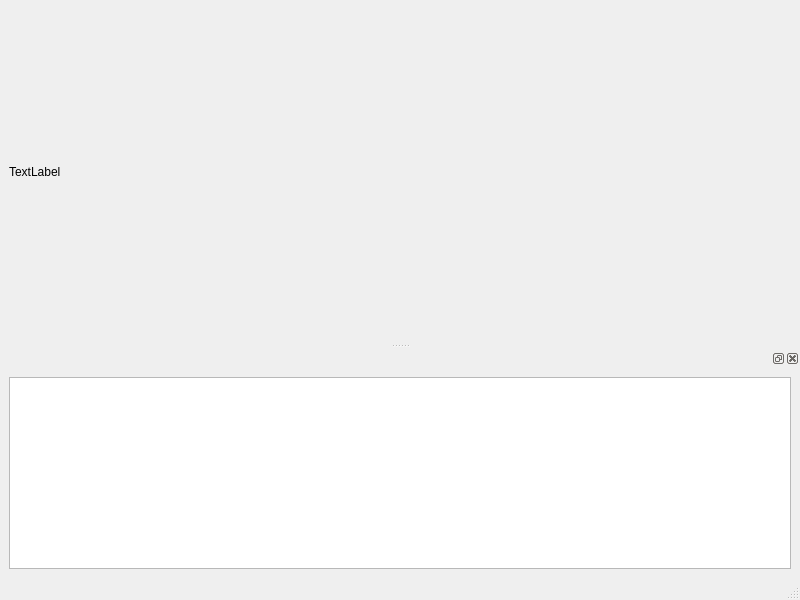
<?xml version="1.0" encoding="UTF-8"?>
<ui version="4.0">
 <class>MainWindow</class>
 <widget class="QMainWindow" name="MainWindow">
  <property name="geometry">
   <rect>
    <x>0</x>
    <y>0</y>
    <width>800</width>
    <height>600</height>
   </rect>
  </property>
  <property name="windowTitle">
   <string>MainWindow</string>
  </property>
  <property name="iconSize">
   <size>
    <width>48</width>
    <height>48</height>
   </size>
  </property>
  <widget class="QWidget" name="centralwidget">
   <layout class="QVBoxLayout" name="verticalLayout">
    <item>
     <widget class="QLabel" name="lblVersion">
      <property name="text">
       <string>TextLabel</string>
      </property>
     </widget>
    </item>
   </layout>
  </widget>
  <widget class="QMenuBar" name="menubar">
   <property name="geometry">
    <rect>
     <x>0</x>
     <y>0</y>
     <width>800</width>
     <height>19</height>
    </rect>
   </property>
  </widget>
  <widget class="QStatusBar" name="statusbar"/>
  <widget class="QDockWidget" name="dockWidget">
   <attribute name="dockWidgetArea">
    <number>8</number>
   </attribute>
   <widget class="QWidget" name="dockWidgetContents">
    <layout class="QHBoxLayout" name="horizontalLayout">
     <item>
      <widget class="QPlainTextEdit" name="pteLogger">
       <property name="readOnly">
        <bool>true</bool>
       </property>
      </widget>
     </item>
    </layout>
   </widget>
  </widget>
 </widget>
 <resources/>
 <connections/>
</ui>
